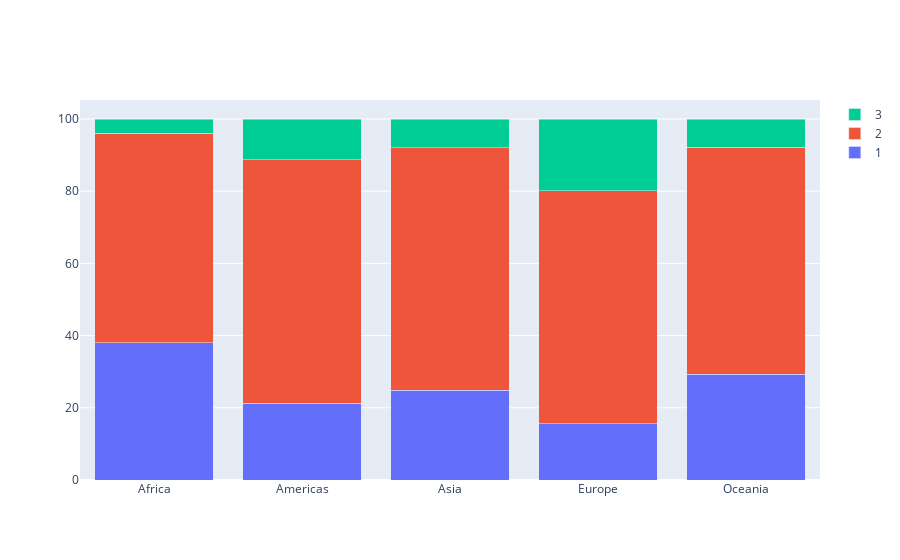

The notebook cell this image was saved under:
### Code cell
x= df['continent']
fig = go.Figure(go.Bar(x=x, y=df['pop_0_14_pct'], name='1'))
fig.add_trace(go.Bar(x=x, y=df['pop_15_64_pct'], name='2'))
fig.add_trace(go.Bar(x=x, y=df['pop_65_plus_pct'], name='3'))

fig.update_layout(barmode='stack')#, xaxis={'categoryorder':'total descending'})
fig.show()

### Figure 1 — Plotly figure (JSON) as saved in the notebook; plotly's stock layout.template omitted (floating-point values rounded to 4 significant figures)
{"data": [{"name": "1", "type": "bar", "x": ["Africa", "Americas", "Asia", "Europe", "Oceania"], "y": [38.06, 21.23, 24.89, 15.58, 29.28]}, {"name": "2", "type": "bar", "x": ["Africa", "Americas", "Asia", "Europe", "Oceania"], "y": [58.05, 67.48, 67.09, 64.5, 62.91]}, {"name": "3", "type": "bar", "x": ["Africa", "Americas", "Asia", "Europe", "Oceania"], "y": [3.892, 11.29, 8.018, 19.92, 7.804]}], "layout": {"autosize": true, "barmode": "stack", "xaxis": {"autorange": true, "range": [-0.5, 4.5], "type": "category"}, "yaxis": {"autorange": true, "range": [0, 105.3], "type": "linear"}}}
